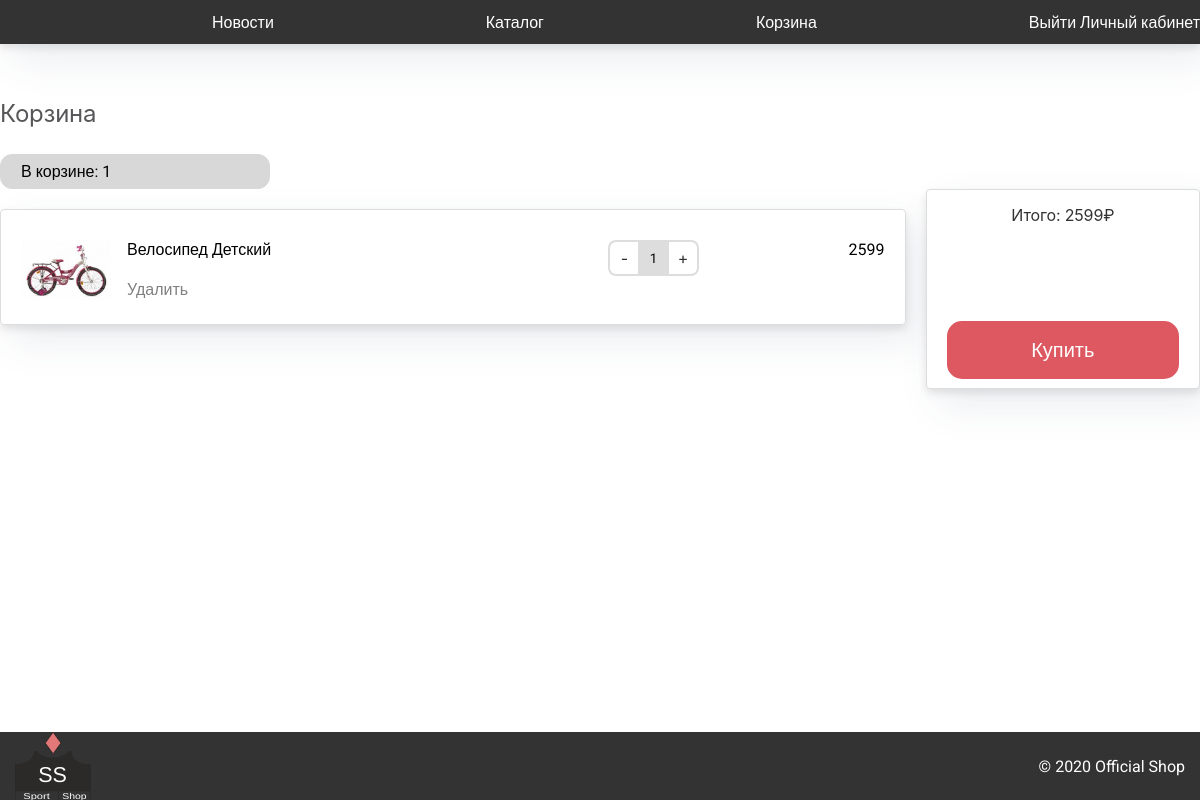
Page /basket/ (signed in) on the earlier database version.
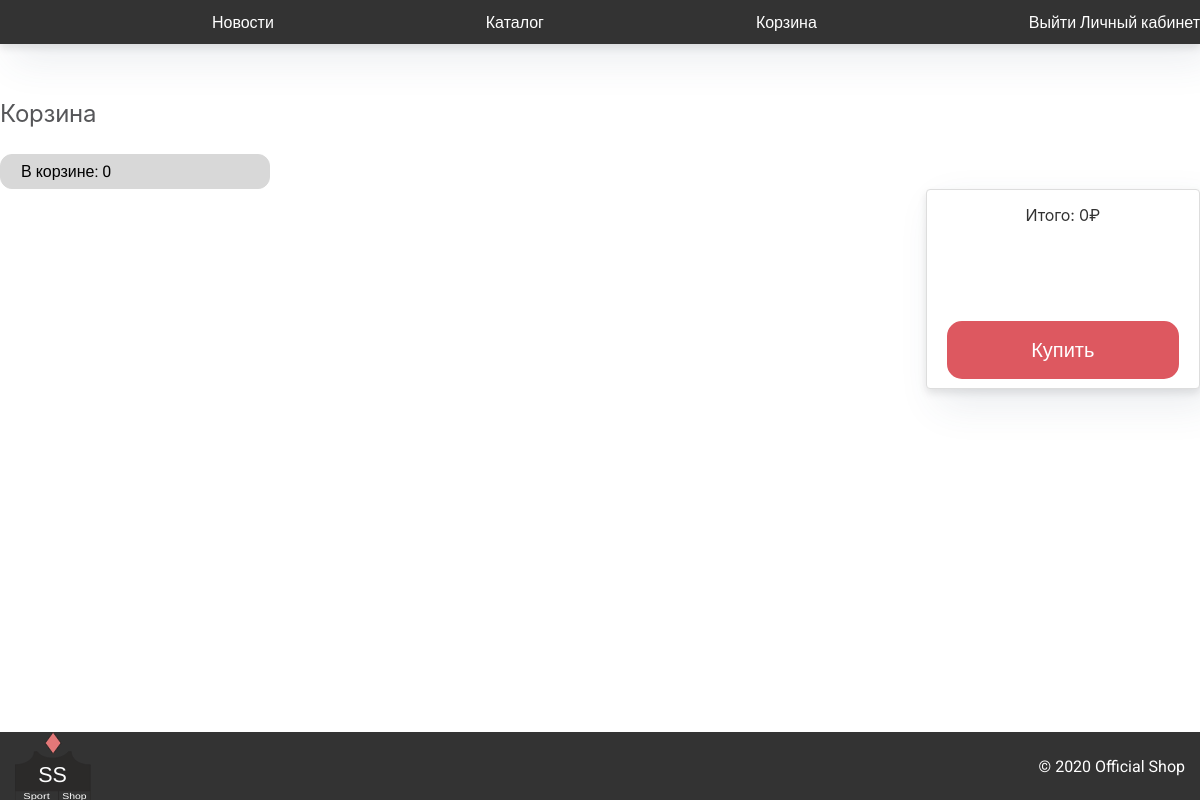
Same page on the later database version.
### Goods/models.py (models this page shows, shortened)
class About_goods(models.Model):
    category = models.TextField()
    count = models.IntegerField()
    price = models.IntegerField()
    description = models.TextField(default = "description empty")
    name = models.TextField()
    image = models.TextField()
    rating = models.TextField(default="0.00")

### Basket/views.py (the view)
# urls.py: path('', views.basket, name="basket"),
def basket(request):
	if request.user.is_authenticated:
		confirm_check(request.session["user"])
		aunt = True
	else:
		aunt = False
	count = 0
	goodsFullInfo = []
	idForDelete = []
	try:
		goods = Goods_of_user.objects.filter(userName = request.session["user"])
		for i in goods:
			good = About_goods.objects.get(id = i.goodId)
			goodsFullInfo.append({"name" : good.name,
								  "price" : good.price,
								  "image" : good.image,
								  "idForPlusAndMinus" : count,
								  "id" : i.id})
			count+=1
		return render(request, "BasketTemp/basket.html", {"count":count,
														  "goods": goodsFullInfo,
														  "aunt" : aunt,
														  "idForDelete" : idForDelete})
	except Exception as e:
		return render(request, "BasketTemp/basket.html", {"count":count,
														  "goods": goodsFullInfo,
														  "aunt" : aunt,
														  "idForPlusAndMinus" : count,
														  "idForDelete" : idForDelete})

### Main/basket_new_goods.py (called while the page is built)
def confirm_check(userName):
    try:
        goods = Goods_of_user.objects.filter(userName = userName)
        for i in goods:
            i.checked = 1
            i.save()
        return 1
    except Exception as e:
        return 0

### Registration/templates/BasketTemp/basket.html (shortened to what this page needs)
{% extends "index.html"%} {%block head%} {% load static %}
<link rel="stylesheet" href="{%static 'basket.css' %}">
{%endblock%} {%block content%}
<div class="page_laout">
    <div>
      <h2>Корзина</h2>
    </div>
    <div class="basket"><a>В корзине: {{count}}</a></div>
    <form action="/basket/buy_all" method = "POST">
    <div class="conteiner">
      <div class="conteienr_list">
        <div class="list_basket">
    {%for i in goods%}
          <div class="list_item">
            <div class="list_item_in">
              <div class="item_img"><img src="{%static i.image %}" alt=""></div>
              <div class="item_block">
                <div class="item_name">{{i.name}}</div>
                <div class="item_del"><button><a href = '/basket/delete/{{i.id}}'>Удалить</a></button></div>
              </div>
              <div class="item_col">
                <div class="item_col1" style="display: flex;">
                  <div class="item_col_button item_col_button_min" onclick='minus("{{i.idForPlusAndMinus}}")'><p style="color: black;">-</p></div>
                  <input id="{{i.idForPlusAndMinus}}" name="count-{{i.idForPlusAndMinus}}" class='item_col_input' type="text"
                    value='1' readonly>
                    <div  class='item_col_button item_col_button_plus' onclick='plus("{{i.idForPlusAndMinus}}")'><p style="color: black;">+</p></div>
                </div>
              </div>
              <div class="item_price"><span id='{{i.idForPlusAndMinus}}' class='i-p'>{{i.price}}</span></div>
            </div>
          </div>
    {%endfor%}
        </div>
      </div>
      <div class='block_buy'>
        <div>
          <p id="result">Итого:0 ₽</p>
        </div>
        <div>
          <input type="submit" name="buy" value ="Купить" class="block_buy_button">
        </div>
      </div>
      </form>
    </div>
  {%endblock%}

Differences in the rows shown:
no longer on this page (row edited): About_goods: image (picture), name "Велосипед Детский"
Other differences:
{{ count }}: "1" → "0"
text written by a page script: "Итого: 2599₽" → "Итого: 0₽"
list line gone: "Удалить - 1 + 2599"
